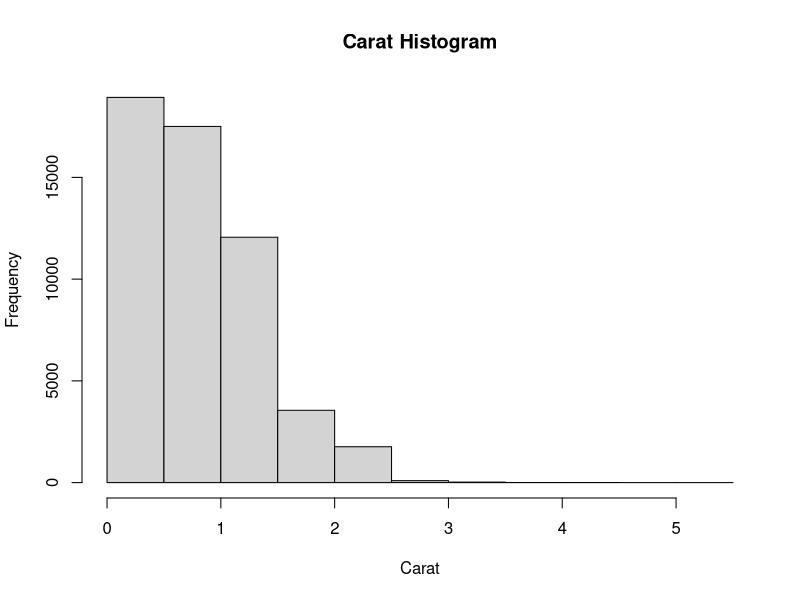
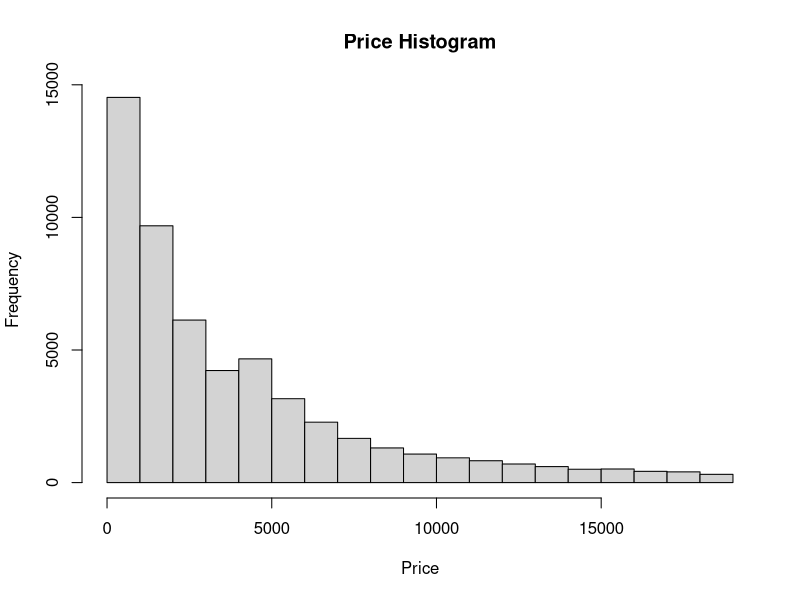
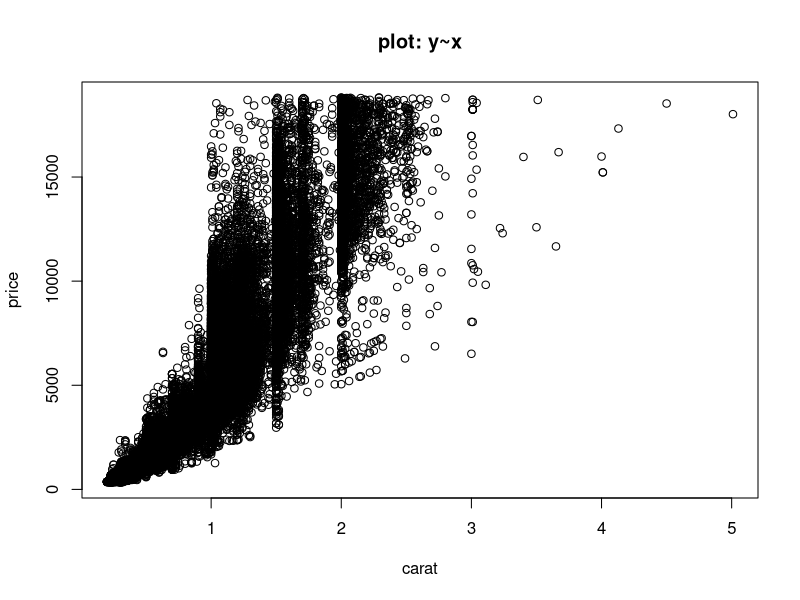
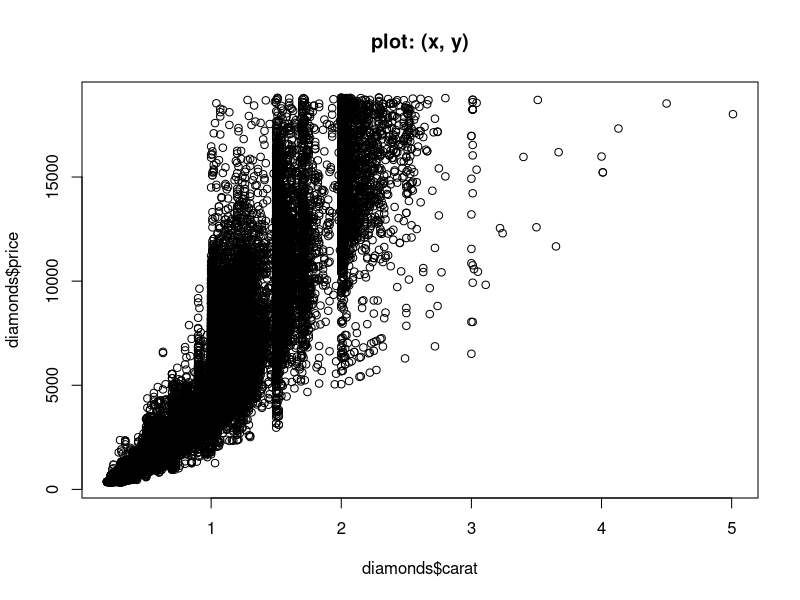
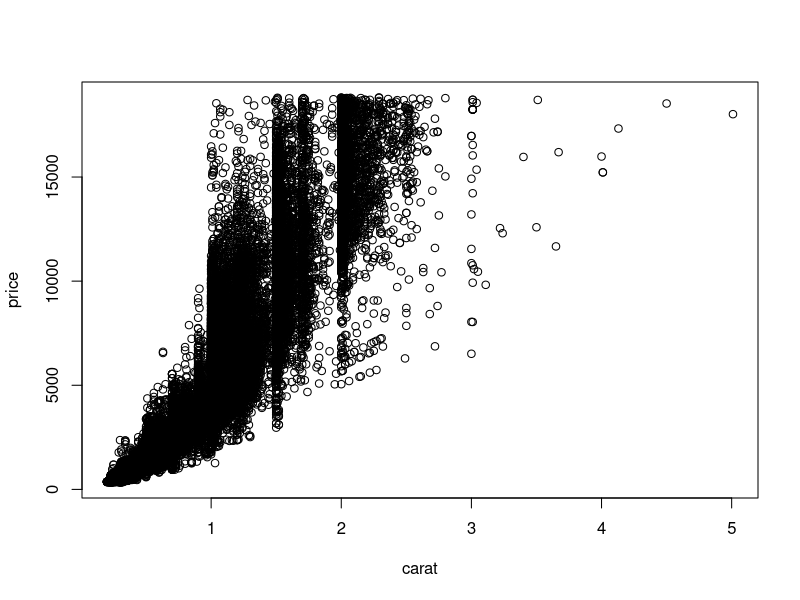
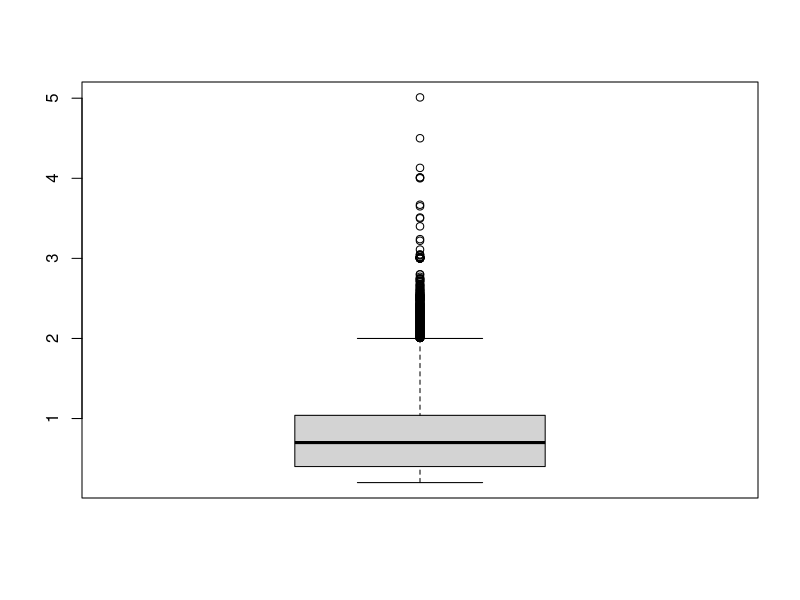
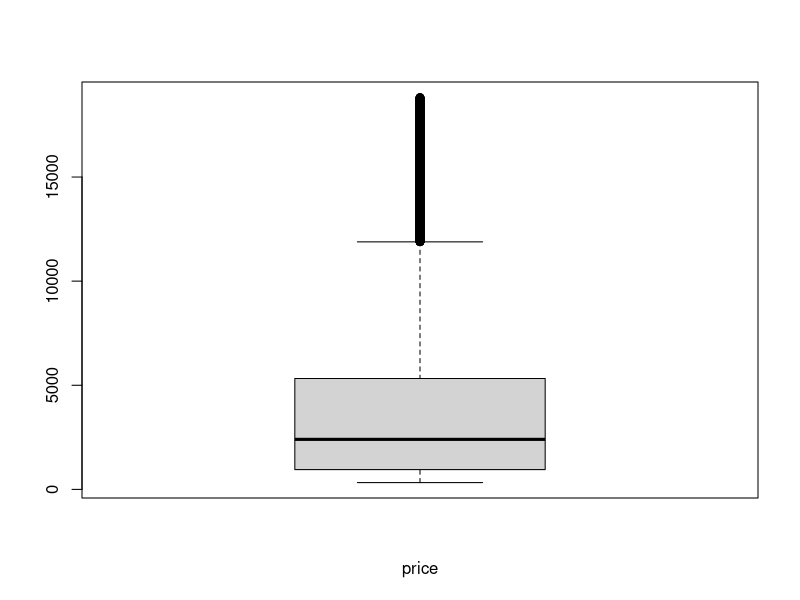
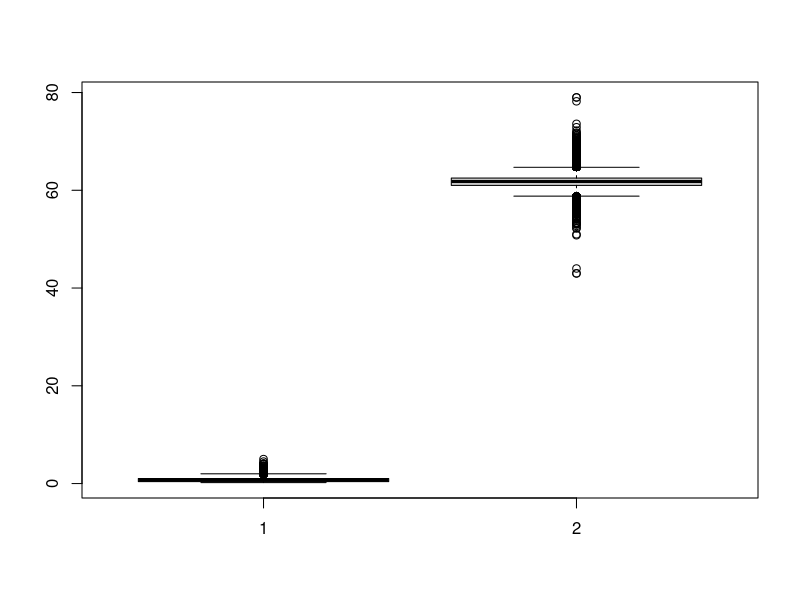

Write the R code that produced these figures, in order. (Note: this script raises an error after producing the figures.)
# Unit 7: R2unit07graphic.R
# best R version 3.4.4
#####
rm(list=ls())
###
############################## < 1. basic graphic > #####################
# [1] simple plots --------------------------------------------------- #
if (!require(ggplot2)) {
  install.packages("ggplot2")
  library(ggplot2)
} # ggplot2
str(diamonds)
# histogram
hist(diamonds$carat, main = "Carat Histogram", xlab = "Carat")
hist(diamonds$price, main = "Price Histogram", xlab = "Price")
# 
# scatter plot: y ~ x or (x, y)
plot(price ~ carat, data = diamonds, main="plot: y~x")
plot(diamonds$carat, diamonds$price, main="plot: (x, y)")
plot(diamonds$carat, diamonds$price, xlab="carat", ylab="price")
#
# boxplot
boxplot(diamonds$carat)
boxplot(diamonds$price, xlab="price")
#
boxplot(diamonds$carat, diamonds$depth)
boxplot(diamonds[, c("carat", "depth")])
boxplot(diamonds)
# cf: summary(diamonds) 
# factor attributes: boxplot(diamonds[, c("cut", "color")])
#
# [2] ggplot2 ------------------------------------------- #
# geom_histogram, geom_density, geom_point
ggplot(data = diamonds) + geom_histogram(aes(x = carat))
ggplot(data = diamonds) + geom_density(aes(x = carat), fill = "grey50")
ggplot(diamonds, aes(x = carat, y = price)) + geom_point()
# ggplot(diamonds) + geom_point(aes(x = carat, y = price))
# create a ggplot object for common use by the subsequent layers 
g <- ggplot(diamonds, aes(x = carat, y = price))
g + geom_point(aes(color = color))
#
# create the 2-dimensional layout of panels: facet_wrap vs. facet_grid
g + geom_point(aes(color = color)) + facet_wrap(~ color)
g + geom_point(aes(color = color)) + facet_wrap(cut ~ color)
# g + geom_point(aes(color = color)) + facet_wrap(~ cut + color)
#
g2 <- g + geom_point(aes(color = color))
g2 + facet_grid(~ clarity)
g2 + facet_grid(cut ~ clarity)
g2 + facet_grid(cut ~ clarity + color)
g2 + facet_grid(cut + clarity ~ color)
# geom_histogram + facet_wrap
ggplot(diamonds, aes(x = carat)) + geom_histogram() + facet_wrap(~ color)
ggplot(diamonds, aes(x = carat)) + geom_histogram() + facet_wrap(~ clarity)
# ggplot(diamonds, aes(x = carat)) + geom_histogram(bins=20) + facet_grid(~ clarity)
#
# geom_boxplot
ggplot(diamonds, aes(y = carat, x = 1)) + geom_boxplot()
ggplot(diamonds, aes(y = carat, x = cut)) + geom_boxplot()
# 
# geom_violins:
ggplot(diamonds, aes(y = carat, x = 1)) + geom_violin()
ggplot(diamonds, aes(y = carat, x = cut)) + geom_violin()
ggplot(diamonds, aes(y = carat, x = cut)) + geom_boxplot() + geom_violin()
# ggplot(diamonds, aes(y = carat, x = cut)) + geom_violin() + geom_boxplot()
#
############################## < 2. ggplot2 & lubridate > ###############
# geom_histogram, geom_density, geom_point
View(diamonds)
(g <- ggplot(data = diamonds) + geom_histogram(bins = 30, aes(x = carat)))
g + geom_histogram(breaks = seq(0, 3, by=.1), fill = "green", aes(x = carat)) + xlim(c(0, 3))
g + geom_histogram(bins = 50, color = "blue", fill = "yellow", aes(x = carat))
ggplot(data = diamonds) + geom_histogram(bins = 50, na.rm = TRUE, aes(x = carat)) + xlim(c(0, 3))
#
ggplot(data = diamonds) + geom_density(aes(x = carat), fill = "red")
ggplot(data = diamonds) + geom_density(aes(x = carat), fill = "red", na.rm = TRUE) + xlim(c(0, 3))
#
ggplot(diamonds, aes(x = carat, y = price)) + geom_point()
g <- ggplot(diamonds, aes(x = carat, y = price))
g + geom_point(aes(color = color))
#
# facet_wrap vs. facet_grid
g + geom_point(aes(color = color)) + facet_wrap(~ cut)
g + geom_point(aes(color = color)) + facet_wrap(clarity ~ cut)
g + geom_point(aes(color = color)) + facet_grid(clarity ~ cut)
#
ggplot(diamonds, aes(x = carat)) + geom_histogram(bins = 50, fill = "red") + facet_wrap(~ cut)
# geom_boxplot:
ggplot(diamonds, aes(y = carat, x = 1)) + geom_boxplot(fill = "yellow")
ggplot(diamonds, aes(y = carat, x = cut)) + geom_boxplot(color = "blue", fill = "yellow")
# geom_violins:
ggplot(diamonds, aes(y = carat, x = cut)) + geom_violin(fill = "green")
# ========================================================================== #
#
?economics
str(economics)
head(economics)
ggplot(economics, aes(x = date, y = pop)) + geom_line()
#
if (!require(lubridate)) {
  install.packages("lubridate")
  library(lubridate)
} # lubridate
# Transform date => (year, month)
economics$year <- year(economics$date)
head(month(economics$date), 10)
economics$month <- month(economics$date, label=TRUE)
head(economics, 10)
#
# selection by which
econ2010 <- economics[which(economics$year >= 2010), ]
head(econ2010)
str(econ2010)
typeof(econ2010$year)
#
# divide data into clusters by: group
g <- ggplot(econ2010, aes(x=month, y=pop))
g + geom_line(aes(color=year))  # connect points of the same month
g + geom_line(aes(color=year, group=year))  # connect points of the same year
factor(econ2010$year)
(g1 <- g + geom_line(aes(color=factor(year), group=year)))
g + geom_line(aes(color=factor(year), size=1.2, group=year))
#
# enhance the visualized details
(g2 <- g1 + scale_color_discrete(name="Year"))
(g3 <- g2 + labs(title="Population Growth", x="Month", y="Population"))
#
if (!require(scales)) {
  install.packages("scales")
  library(scales)
} # scales
g4 <- g3 + scale_y_continuous(labels = comma)
g4
#
# several themes are available --------------------------------- #
if (!require(ggthemes)) {
  install.packages("ggthemes")
  require(ggthemes)
} # ggthemes
g2 <- ggplot(diamonds, aes(x=carat, y=price)) +
  geom_point(aes(color=color))
g2
g2 + theme_economist() + scale_colour_economist()
#
g2 + theme_excel() 
g2 + theme_excel() + scale_colour_excel()
#
g2 + theme_tufte()
g2 + theme_wsj()
###